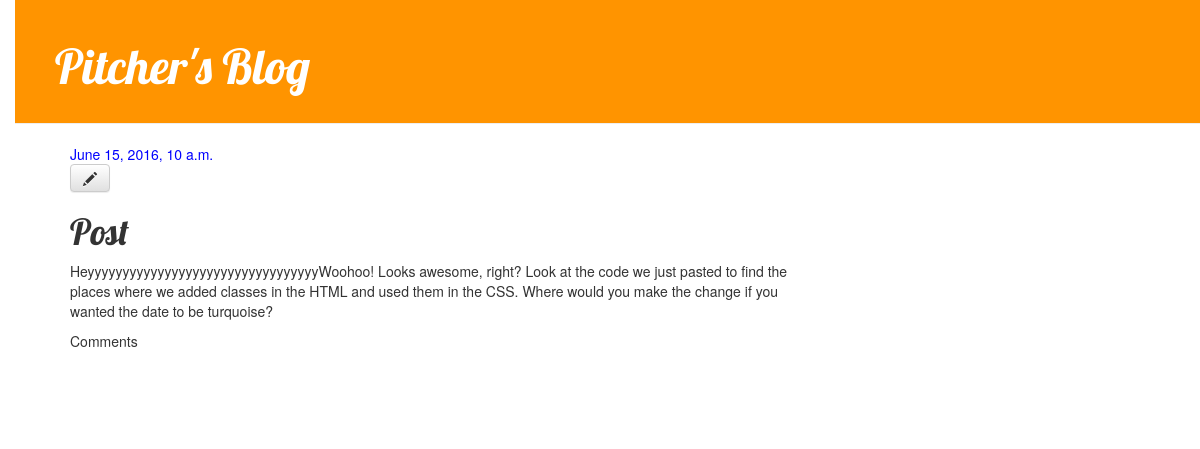
/post/5/, run on the app's committed database.
### blog/models.py (models this page shows, shortened)
class Post(models.Model):
    author = models.ForeignKey('auth.User')
    title = models.CharField(max_length=200)
    text = models.TextField()
    created_date = models.DateTimeField(
        default=timezone.now)
    published_date = models.DateTimeField(
        blank=True, null=True)

### blog/views.py (the view)
# urls.py: url(r'^post/(?P<pk>\d+)/$', views.post_detail, name='post_detail'),
def post_detail(request, pk):
	post = get_object_or_404(Post, pk=pk)
	return render(request, 'blog/post_detail.html', {'post': post})

### blog/templates/blog/post_detail.html (shortened to what this page needs)
{% extends 'blog/base.html' %}
{% block content %}
    <div class="post">
        {% if post.published_date %}
            <div class="date">
                {{ post.published_date }}
            </div>
        {% endif %}
        <a class="btn btn-default" href="{% url 'post_comment' pk=post.pk %}"><span class="glyphicon glyphicon-pencil"></span></a>
        <h1>{{ post.title }}</h1>
        <p>{{ post.text|linebreaks }}</p>
        <p>Comments</p>
    </div>
{% endblock %}

### blog/static/css/blog.css (style rules this page uses)
body { padding-left: 15px; }
h1, h2, h3, h4 { font-family: 'Lobster', cursive; }
.date { color: blue; }
.post { margin-bottom: 70px; }

### data on the page
Post: published_date "June 15, 2016, 10 a.m.", title "Post", text "HeyyyyyyyyyyyyyyyyyyyyyyyyyyyyyyyyyWoohoo! Looks awesome, right? Look at the code we just pasted to find the places where we added classes in the HTML and used them in the CSS. Where would you make the change if you wanted the date to be turquoise?"
